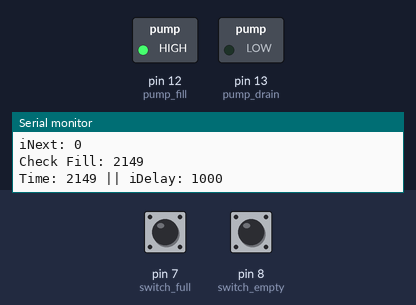
A sketch run on a simulated Arduino Uno, built with avr-gcc and run on an emulated ATmega328P. Parts: switched loads named in the sketch (green lamp = pin HIGH), the last lines printed to the serial monitor. The test bench sets the inputs (shaded band); at power-on: pin 7 (switch_full) HIGH, pin 8 (switch_empty) HIGH.

Above: at 2.9 s.
3.0 s: pin 7 (switch_full) pulled LOW for 1.3 s
At 3.8 s:
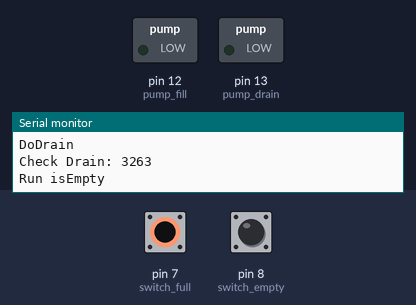
Timing chart, 0 to 6.0 s (numbered marks = the images above; inputs shaded):
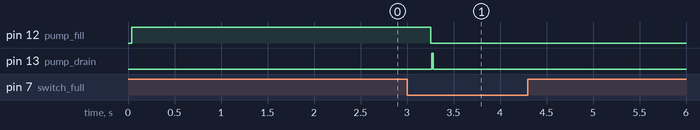

Measured:
- after the input at 3.0 s, pin 12 (pump_fill): HIGH → LOW after 0.25 s; pin 13 (pump_drain): LOW → HIGH after 0.26 s, → LOW 0.02 s later

The sketch:

TimedEbbAndFlow.ino
```cpp
#include <time.h>

int pump_fill  = 12; // pump from reservoir to control tank - purple
int pump_drain = 13; // pump from control tank to reservoir - brown

// switches
int switch_full = 7; // Switch engages when control tank is filled
int switch_empty = 8; // Switch disengages when control tank is empty
int switch_cutoff = 4; // If switch engages, water is going to overflow

// int mTime, mInc, iLoopCount, iLastTime, ;
unsigned long iStartMin = 240;
unsigned long iSubMin = .25;

unsigned long iStartUp = 0;
unsigned long iLoopCount = 0;
unsigned long iCycleCount = 0;

unsigned long iCurrentMillis = 0;
unsigned long iNext = 0;
unsigned long iDelay = 60000L;
unsigned long iFillCheckDelay = 30000L;
unsigned long mUntil = 0;

unsigned long iMinute = 60000L;

enum eStatus {
  Drain, Empty, Fill, Full, Off
};

eStatus currentStatus = Off;
bool bFilled = false;
bool bEmpty = true;

void setup() {
  Serial.begin(9600);
  pinMode( pump_drain, OUTPUT );
  pinMode( pump_fill, OUTPUT );
  pinMode( switch_empty, INPUT_PULLUP );
  pinMode( switch_full, INPUT_PULLUP );
  digitalWrite(pump_drain, LOW);
  digitalWrite(pump_fill, LOW);
  iDelay = 5000L;
}

void loop() {
  iCurrentMillis = millis();
  Serial.println( "loop: " + String(iCurrentMillis));
  Serial.println( "currentStatus: " + String(currentStatus));
  bool ba = iNext == 0;
  Serial.println( "iNext == 0: " + String(ba));
  bool bb = iNext >= iCurrentMillis;
  Serial.println( "iNext >= iCurrentMillis: " + String(bb));
  Serial.println( "iNext: " + String(iNext));
  if( iNext == 0 || iNext <= iCurrentMillis ) {
    if( currentStatus == Off ) {
      Serial.println( "Start DoFill: " + String(iCurrentMillis));
      // start everyting
      iLoopCount++;
      DoFill();
    }
  }

  if( currentStatus == Fill ) {
    Serial.println( "Check Fill: " + String(iCurrentMillis));
    // if currently filling, check switch_full
    if(digitalRead(switch_full) == LOW ) { // if switch_full is ON
      // Turn off pump_fill
      digitalWrite( pump_fill, LOW );
      DoDrain();
      // if( isFull() ) {
      //   DoDrain();
      // }
      // else {
      //   digitalWrite( pump_fill, HIGH );
      //   iDelay = 1000;
      // }
    }
  }
  if( currentStatus == Drain ) {
    Serial.println( "Check Drain: " + String(millis()));
    // if draining, check switch_empty
    if( digitalRead(switch_empty) == HIGH ) { // if switch_empty is OFF
      // control tank is empty, turn pump off
      digitalWrite(pump_drain, LOW );
      if( isEmpty()) {
        currentStatus = Off;
        iNext = iCurrentMillis + ( ( iStartMin - iLoopCount ) * iMinute ) ;
        iDelay = 30000L;//( ( iStartMin - iLoopCount ) * iMinute );
        Serial.println("iCurrentMillis: " + String( iCurrentMillis ) + " || iNext: " + String(iNext));
      }
      else {
        digitalWrite( pump_drain, HIGH );
        iDelay = 1000;
      }
  // bool bca = currentStatus == Off;
  // Serial.println( "currentStatus == Off: " + String(bca));
  //     int iAddMinutes = iStartMin - iLoopCount;
  //     int mills = millis();
  //     Serial.println("Current mills: " + String(mills));
  //     Serial.println("iAddMinutes: " + String(iAddMinutes));
  //     if( iAddMinutes < 0 ) iAddMinutes = iAddMinutes * -1;
  //     long iAddMinInSecs = iAddMinutes * 60;
  //     Serial.println("iAddMinInSecs: " + String(iAddMinInSecs));
  //     long iAddMsSecs = iAddMinInSecs * 1000;
  //     Serial.println("iAddMsSecs: " + String(iAddMsSecs));
  //     iNext = mills + iAddMsSecs;
  //     Serial.println("SET iNext: " + String(iNext));
      // if( iStartMin > 100) {
      //   if( iDelay < (2L * 60L * iMinute)) {
      //     iDelay = 2L * 60L * iMinute;
      //   }
      // }
    }
  }
  // mUntil = iNext - iCurrentMillis;
  // if( mUntil < 60000 ) {
  //   iNext = 0;
  //   iDelay = 0;
  // }
  Serial.println( "Time: " + String(iCurrentMillis) + " || iDelay: " + String(iDelay) );
  delay(iDelay);
}

int isFullCheck = 0;
bool isFull() {
  if( isFullCheck == 3 ) return true;
  bool result = true;
  Serial.println( "Run isFull");
  delay( iFillCheckDelay ); // wait `iFillCheckDelay` ms to check if the float switch has fallen back down
  Serial.println( "digitalRead(switch_full): " + (digitalRead(switch_full)));
  if( digitalRead(switch_full) == HIGH ) {
    result = false;
  }
  isFullCheck++;
  return result;
}

int isEmptyCheck = 0;
bool isEmpty() {
  if( isEmptyCheck == 3 ) return true;
  bool result = true;
  Serial.println( "Run isEmpty");
  delay( iFillCheckDelay ); // wait `iFillCheckDelay` ms to check if the float switch has fallen back down
  Serial.println( "digitalRead(switch_empty): " + (digitalRead(switch_empty)));
  if( digitalRead(switch_empty) == LOW ) {
    result = false;
  }
  isEmptyCheck++;
  return result;

}

void DoFill() {
  Serial.println( "DoFill" );
  if( currentStatus == Off ) {
    // If the current status is off, turn pump_fill ON
    digitalWrite( pump_fill, HIGH );
    currentStatus = Fill;
    iDelay = 1000L; // while filling, check switch every second
  }
}

void DoDrain() {
  Serial.println( "DoDrain" );
  //delay( (60 * HANGTIME) * 1000 );
  // start draining
  digitalWrite(pump_drain, HIGH);
  currentStatus = Drain;
  iDelay = 1000L; // while draining, check switch every second
}
```
